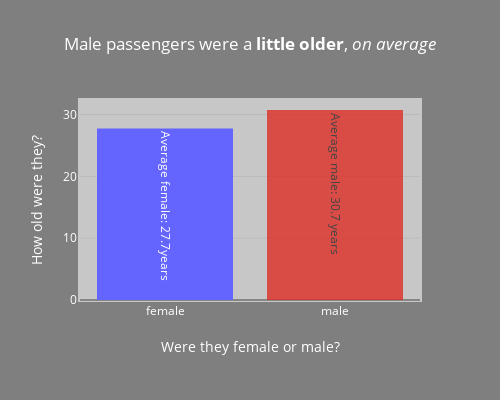

Notebook code cell kept with this figure:
### Code cell
# Let's add a little formatting.
mydata = [go.Bar(
    x=results.index,
    y=results,
    marker=dict(color=['rgba(100,100,500,1)', 'rgba(222,45,38,0.8)']), # why is color in 'data' rather than 'format'?
    text = ['Average female: {}years'.format(round(results[0], 1)), 
            "Average male: {} years".format(round(results[1], 1))],
    hoverinfo = 'text',
)]

mylayout = go.Layout(
    title='Male passengers were a <b>little older</b>, <i>on average</i>', 
    xaxis=dict(title = 'Were they female or male?'),
    yaxis=dict(title = 'How old were they?'),
    font=dict(family='Open Sans, sans-serif', size=12, color='white'),
    autosize=False,
    width=500,
    height=400,
    margin=dict(
        l=80,
        r=80,
        b=100,
        t=100,
        pad=2
    ),
    paper_bgcolor='#7f7f7f',
    plot_bgcolor='#c7c7c7'
)
fig = go.Figure(data=mydata, layout=mylayout)
iplot(fig)

### Figure 1 — Plotly figure (JSON) as saved in the notebook; plotly's stock layout.template omitted (floating-point values rounded to 4 significant figures)
{"data": [{"hoverinfo": "text", "marker": {"color": ["rgba(100,100,500,1)", "rgba(222,45,38,0.8)"]}, "text": ["Average female: 27.7years", "Average male: 30.7 years"], "type": "bar", "x": ["female", "male"], "y": [27.75, 30.73]}], "layout": {"autosize": false, "font": {"color": "white", "family": "Open Sans, sans-serif", "size": 12}, "height": 400, "margin": {"b": 100, "l": 80, "pad": 2, "r": 80, "t": 100}, "paper_bgcolor": "#7f7f7f", "plot_bgcolor": "#c7c7c7", "title": "Male passengers were a <b>little older</b>, <i>on average</i>", "width": 500, "xaxis": {"title": "Were they female or male?"}, "yaxis": {"title": "How old were they?"}}}
